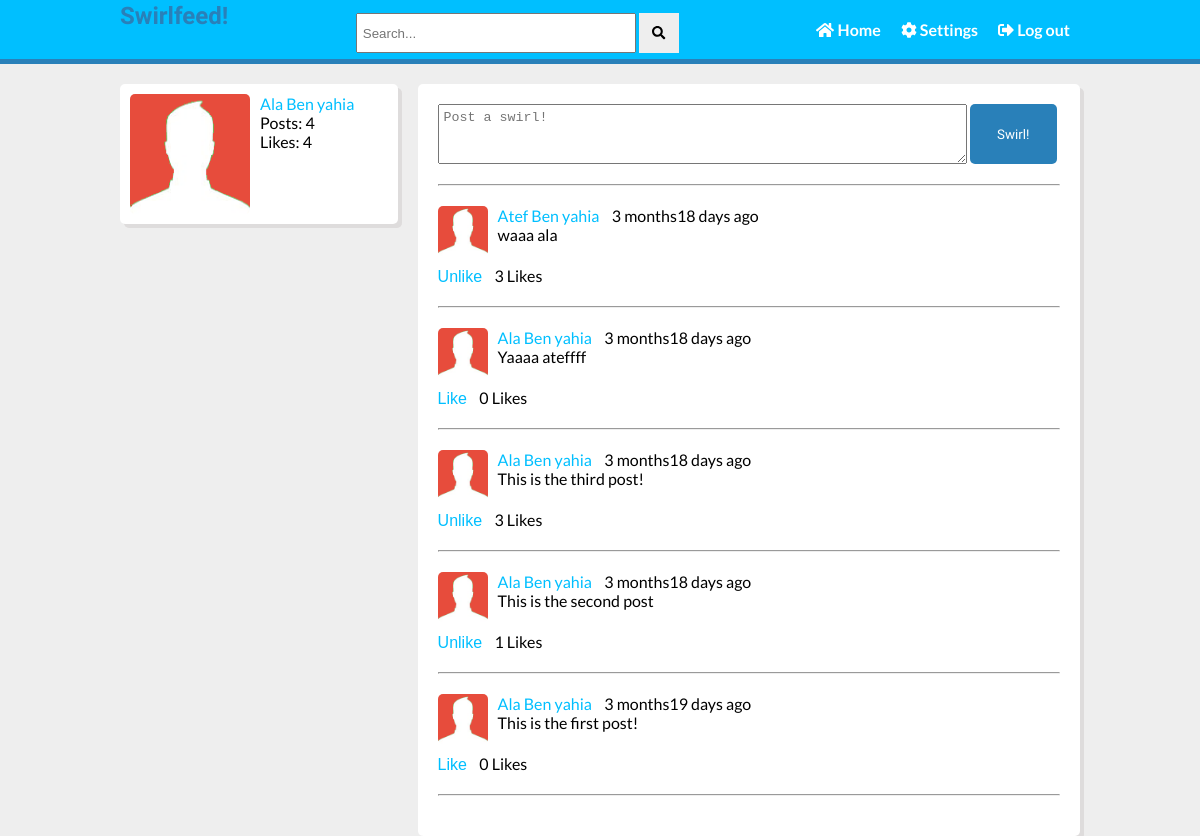
/index.php (signed in), run on the app's committed database.
### tables this page shows
CREATE TABLE `users` (
  `users_id` int(11) NOT NULL,
  `users_first_name` varchar(25) NOT NULL,
  `users_last_name` varchar(25) NOT NULL,
  `users_username` varchar(100) NOT NULL,
  `users_email` varchar(100) NOT NULL,
  `users_password` varchar(255) NOT NULL,
  `users_signup_date` date NOT NULL,
  `users_profile_pic` varchar(255) NOT NULL,
  `users_num_posts` int(11) NOT NULL,
  `users_num_likes` int(11) NOT NULL
);

CREATE TABLE `posts` (
  `posts_id` int(11) NOT NULL,
  `posts_body` text NOT NULL,
  `posts_added_by` varchar(60) NOT NULL,
  `posts_to` varchar(60) NOT NULL,
  `posts_added_date` datetime NOT NULL,
  `posts_num_likes` int(11) NOT NULL
);

### includes/classes/Post.php (the view, shortened to what this page needs)
<?php
    class Post{
        private $con;
        public function __construct($con, $user)
        {
            $this->con = $con;
        }
        public function loadFriendsPosts($posts_added_by){
            if ($posts_added_by == 'none'){
                $data_query = mysqli_query($this->con, "SELECT * FROM posts ORDER BY posts_id DESC");
            }
            else {
                $data_query  = mysqli_query($this->con, "SELECT * FROM posts WHERE posts_added_by ='$posts_added_by' ORDER BY posts_id DESC");
            }
            $str = "";
            while ($row = mysqli_fetch_array($data_query)) {
                $id = $row['posts_id'];
                $body = $row['posts_body'];
                $added_by = $row['posts_added_by'];
                $date_time = $row['posts_added_date'];
                if ($row['posts_to'] == "none") {
                    $user_to = "";
                } else {
                    $user_to_obj = new User($this->con, $row['posts_to']);
                    $user_to_name = $user_to_obj->getFirstAndLastName();
                    $user_to = "to <a href='" . $row['posts_to'] . "'>" . $user_to_name . "</a>";
                }
                $userDetailsQuery = mysqli_query($this->con, "SELECT users_first_name, users_last_name, users_profile_pic, users_username FROM users WHERE users_username='$added_by'");
                $userRow = mysqli_fetch_array($userDetailsQuery);
                $user_first_name = $userRow['users_first_name'];
                $user_last_name = $userRow['users_last_name'];
                $user_profile_pic = $userRow['users_profile_pic'];
                $user_username = $userRow['users_username'];
                $date_time_now = date("Y-m-d H:i:s");
                $start_date = new DateTime($date_time);
                $end_date = new DateTime($date_time_now);
                $interval = $start_date->diff($end_date);
                if($interval->y >= 1) {
                    if($interval == 1)
                        $time_message = $interval->y . " year ago";
                    else
                        $time_message = $interval->y . " years ago";
                }
                else if ($interval->m >= 1) {
                    if($interval->d == 0) {
                        $days = " ago";
                    }
                    else if($interval->d == 1) {
                        $days = $interval->d . " day ago";
                    }
                    else {
                        $days = $interval->d . " days ago";
                    }
                    if($interval->m == 1) {
                        $time_message = $interval->m . " month". $days;
                    }
                    else {
                        $time_message = $interval->m . " months". $days;
                    }
                }
                $likeOrUnlikeStr = "";
                $loggedInUser = "";
                if (isset($_SESSION['username'])) {
                    $loggedInUser = $_SESSION['username'];
                    $likeOrUnlikeQuery = mysqli_query($this->con, "SELECT * FROM likes WHERE likes_users_username = '$loggedInUser' AND likes_posts_id
='$id'");
                    if (mysqli_num_rows($likeOrUnlikeQuery) == 0){
                        $likeOrUnlikeStr.="Like";
                    }
                    else {
                        $likeOrUnlikeStr.="Unlike";
                    }
                }
                $numLikesQuery = mysqli_query($this->con, "SELECT * FROM likes WHERE likes_posts_id = '$id'");
                $numLikes = mysqli_num_rows($numLikesQuery);
                $str.= "<div class='post'>
                    <div class='post-name-content-date'>
                        <img src='$user_profile_pic' width='50px' height='50px'>
                        <a href='$user_username'>$user_first_name $user_last_name</a>$user_to<span>&nbsp;&nbsp;&nbsp; $time_message</span>
                        <p>$body</p>
                    </div>
                    <div class='post-comments-likes'>
                        <form action='includes/likes.php' method='get'>
                            <input type='hidden' name= 'post_id' value='$id'>
                            <input type='hidden' name= 'user_id' value='$loggedInUser'>
                            <input type='hidden' name= 'val' value='$likeOrUnlikeStr'>
                            <input type='submit' name='submit' value='$likeOrUnlikeStr'><span>&nbsp;&nbsp;&nbsp; $numLikes Likes</span>
                        </form>
                    </div>
                    <hr>
                </div>";
            }
            echo $str;
        }
    }

### index.php (shortened to what this page needs)
<?php
    include "includes/db.php";
    include "includes/classes/Post.php";
    if (isset($_SESSION['username'])) {
        $loggedInUser = $_SESSION['username'];
        $queryResult = mysqli_query($con, "SELECT * FROM users WHERE users_username = '$loggedInUser'");
        $row = mysqli_fetch_array($queryResult);
    }
    else {
        header("Location: login.php");
    }
?>
<!DOCTYPE html>
<html lang="en">
    <head>
        <link rel="stylesheet" href="assets/fontawesome/all.css">
        <link rel="stylesheet" href="css/index-style.css">
    </head>
    <body>
        <?php include "includes/header.php"; ?>
        <div class="wrapper">
            <div class="sidebar">
                <div class="profile">
                    <img src="<?php echo $row['users_profile_pic']; ?>">
                    <div class="profile-name">
                        <a href="<?php echo $loggedInUser; ?>"><?php echo $row['users_first_name'] . " " . $row['users_last_name']; ?></a>
                        <p>Posts: <?php echo $row['users_num_posts']; ?></p>
                        <p>Likes: <?php echo $row['users_num_likes']; ?></p>
                    </div>
                </div>
            </div>
            <div class="main-content">
                <div class="main-content-top-area">
                    <form action="index.php" method="post">
                        <textarea placeholder="Post a swirl!" name="post_text"></textarea>
                        <button type="submit" name="post">Swirl!</button>
                    </form>
                    <hr>
                </div>
                <?php $post = new Post($con, $loggedInUser);
                $post->loadFriendsPosts('none'); ?>
            </div>
        </div>
    </body>
</html>

### includes/header.php
<header>
    <div class="wrapper">
        <nav>
            <h1><a href="index.php">Swirlfeed!</a></h1>
            <div>
                <input type="text" placeholder="Search...">
                <button><i class="fas fa-search"></i></button>
            </div>
            <ul>
                <li><a href="index.php"><i class="fas fa-home"></i> Home</a></li>
                <li><a href="settings.php"><i class="fas fa-cog"></i> Settings</a></li>
                <li><a href="includes/logout.php"><i class="fas fa-sign-out-alt"></i> Log out</a></li>
            </ul>
        </nav>
    </div>
</header>

### css/index-style.css (style rules this page uses)
* { box-sizing: border-box; padding: 0; margin: 0; }
body { background-color: #eeeeee; font-family: "Lato", sans-serif; font-weight: 400; }
.wrapper { width: 80%; margin: auto; }
hr { margin: 20px 0; }
ul li { list-style: none; }
a { text-decoration: none; color: deepskyblue; }
header { background-color: deepskyblue; border-bottom: 5px solid #2980b9; }
header nav, header nav ul { display: flex; justify-content: space-between; }
header nav ul li { padding: 20px 10px; }
header nav ul li a { color: #ffffff; font-family: "Lato", sans-serif; font-weight: 700; }
header nav h1 a { color: #2980b9; font-family: "Bungee", sans-serif; }
header nav input[type="text"] { width: 280px; height: 40px; padding-left: 5px; }
header nav button { height: 40px; margin-top: 13px; width: 40px; background-color: #eeeeee; border: 0; cursor: pointer; }
.sidebar { float: left; width: 29%; margin-right: 2%; }
.sidebar .profile { background-color: white; margin-top: 20px; padding: 10px; border-radius: 5px; box-shadow: 4px 4px #dedcdc; }
.sidebar .profile img { float: left; width: 120px; height: 120px; border-radius: 5px; margin-right: 10px; }
.sidebar .profile .profile-name { float: left; }
.sidebar .profile:after { content: ""; display: block; clear: both; }
.main-content { float: left; width: 69%; margin-top: 20px; background-color: white; padding: 20px; border-radius: 5px; box-shadow: 4px 4px #dedcdc; }
.main-content .main-content-top-area textarea { width: 85%; height: 60px; vertical-align: top; padding: 5px; }
.main-content .main-content-top-area button { width: 14%; height: 60px; background-color: #2980b9; color: white; border: 0; cursor: pointer; border-radius: 5px; font-family: "Bungee", sans-serif; }
.main-content .post .post-name-content-date img { float: left; margin-right: 10px; margin-bottom: 10px; border-radius: 5px; }
.main-content .post .post-name-content-date:after { content: ""; display: block; clear: both; }
.post .post-comments-likes form input[type='submit'] { background: none; border: none; color: deepskyblue; cursor: pointer; font-size: 16px; }

### data on the page
users: users_profile_pic (picture), users_first_name "Ala", users_last_name "Ben yahia", users_num_posts "4", users_num_likes "4"
posts: users.users_profile_pic (picture), users.users_first_name "Atef", users.users_last_name "Ben yahia", posts_added_date "3 months18 days ago", posts_body "waaa ala", numLikes "3"
posts: users.users_profile_pic (picture), users.users_first_name "Ala", users.users_last_name "Ben yahia", posts_added_date "3 months18 days ago", posts_body "Yaaaa ateffff", numLikes "0"
posts: users.users_profile_pic (picture), users.users_first_name "Ala", users.users_last_name "Ben yahia", posts_added_date "3 months18 days ago", posts_body "This is the third post!", numLikes "3"
posts: users.users_profile_pic (picture), users.users_first_name "Ala", users.users_last_name "Ben yahia", time_message "3 months18 days ago", posts_body "This is the second post", numLikes "1"
posts: users.users_profile_pic (picture), users.users_first_name "Ala", users.users_last_name "Ben yahia", time_message "3 months19 days ago", posts_body "This is the first post!", numLikes "0"
